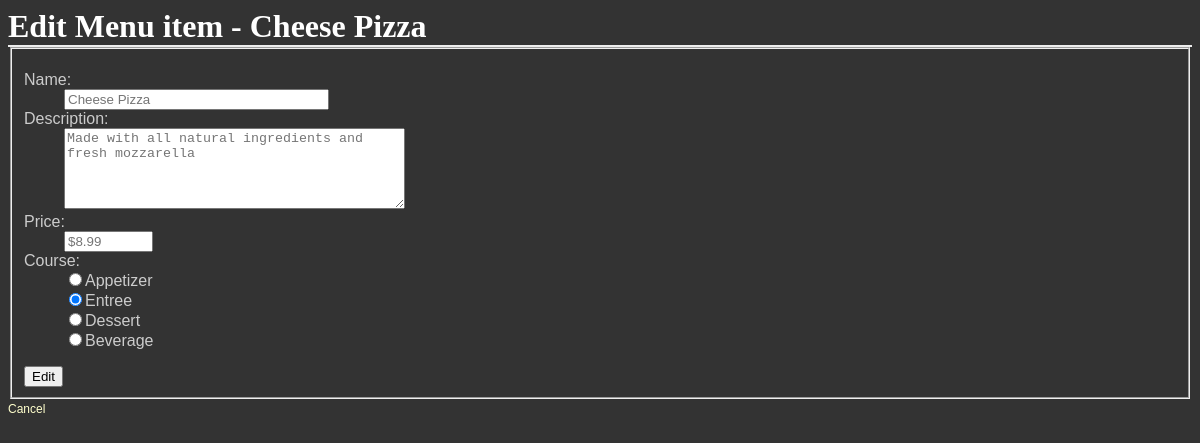
/restaurant/1/1/edit/, run on the app's committed database.
### database_setup.py (models this page shows, shortened)
class MenuItem(Base):
    __tablename__ = 'menu_item'
    name = Column(String(80), nullable = False)
    id = Column(Integer, primary_key = True)
    course = Column(String(250))
    description = Column(String(250))
    price = Column(String(8))
    restaurant_id = Column(Integer, ForeignKey('restaurant.id'))
    restaurant = relationship(Restaurant)

### project.py (the view)
@app.route('/restaurant/<int:restaurant_id>/<int:menu_id>/edit/', methods = ['GET', 'POST'])
def editMenuItem(restaurant_id, menu_id):
    editedItem = session.query(MenuItem).filter_by(id = menu_id).one()
    if request.method == 'POST':
        if request.form['name']:
            editedItem.name = request.form['name']
        if request.form['price']:
            editedItem.price = request.form['price']
        if request.form['description']:
            editedItem.description = request.form['description']
        if request.form['course']:
            editedItem.course = request.form['course']
        session.add(editedItem)
        session.commit()
        flash('Menu item has been edited')
        return redirect(url_for('restaurantMenu', restaurant_id = restaurant_id))
    else:
        return render_template('editmenuitem.html', restaurant_id = restaurant_id, menu_id = menu_id, item = editedItem)
    return "page to edit a menu item. Task 2 complete!"

### templates/editmenuitem.html (shortened to what this page needs)
<!doctype html>
<html>
    <head>
        <link rel=stylesheet type=text/css href="{{ url_for('static', filename='styles.css') }}">
    </head>
    <body>
        <h1>Edit Menu item - {{item.name}}</h1>
        <form action="{{url_for('editMenuItem', restaurant_id = restaurant_id, menu_id = menu_id)}}" method="POST">
            <fieldset>
                <dl>
                    <dt>Name:</dt>
                        <dd><input type ='text' size='30' name='name' placeholder = '{{item.name }}'></dd>
                    <dt>Description:</dt>
                        <dd><textarea name = 'description' rows='5' cols='40' placeholder = '{{item.description }}'></textarea></dd>
                    <dt>Price:</dt>
                        <dd><input type = 'text' size = '8' name='price' placeholder = '{{item.price}}'></dd>
                    <dt>Course:</dt>
                    {% if item.course == 'Appetizier' %}
                        <dd><input type ='radio' name='course' value='Appetizer' checked>Appetizer</dd>
                    {%else%}
                    <dd><input type ='radio' name='course' value='Appetizer' >Appetizer</dd>
                    {% endif %}
                    {% if item.course == 'Entree' %}
                       <dd><input type ='radio' name='course' value='Entree' checked>Entree</dd>
                    {%else%}
                        <dd><input type ='radio' name='course' value='Entree'>Entree</dd>
                    {% endif %}
                    {% if item.course == 'Dessert'%}
                        <dd><input type ='radio' name='course' value='Dessert'checked >Dessert</dd>
                    {% else %}
                       <dd><input type ='radio' name='course' value='Dessert'>Dessert</dd>
                    {% endif %}
                    {%if item.course =='Beverage'%}
                        <dd><input type ='radio' name='course' value='Beverage'checked >Beverage</dd>
                    {% else %}
                        <dd><input type ='radio' name='course' value='Beverage'>Beverage</dd>
                    {% endif %}
                </dl>
                <div>
                    <input type="submit" value="Edit" />
                </div>
            </fieldset>
        </form>
        <a type="button" role="button" href="{{url_for('restaurantMenu', restaurant_id = restaurant_id)}}">Cancel</a>
    </body>
</html>

### static/styles.css (style rules this page uses)
body { font-family: sans-serif; background-color: #333333 }
h1, h2, h3, h4 { color: #ffffff; }
h1, h2 { font-family: 'georgia', serif; margin: 0; }
h1 { border-bottom: 2px solid #eee; }
p, dd, dt { color: #cccccc; }
a { text-decoration: none; color: #ffffcc; font-size: .75em; }

### data on the page
MenuItem: name "Cheese Pizza", description "Made with all natural ingredients and fresh mozzarella", price "$8.99"
